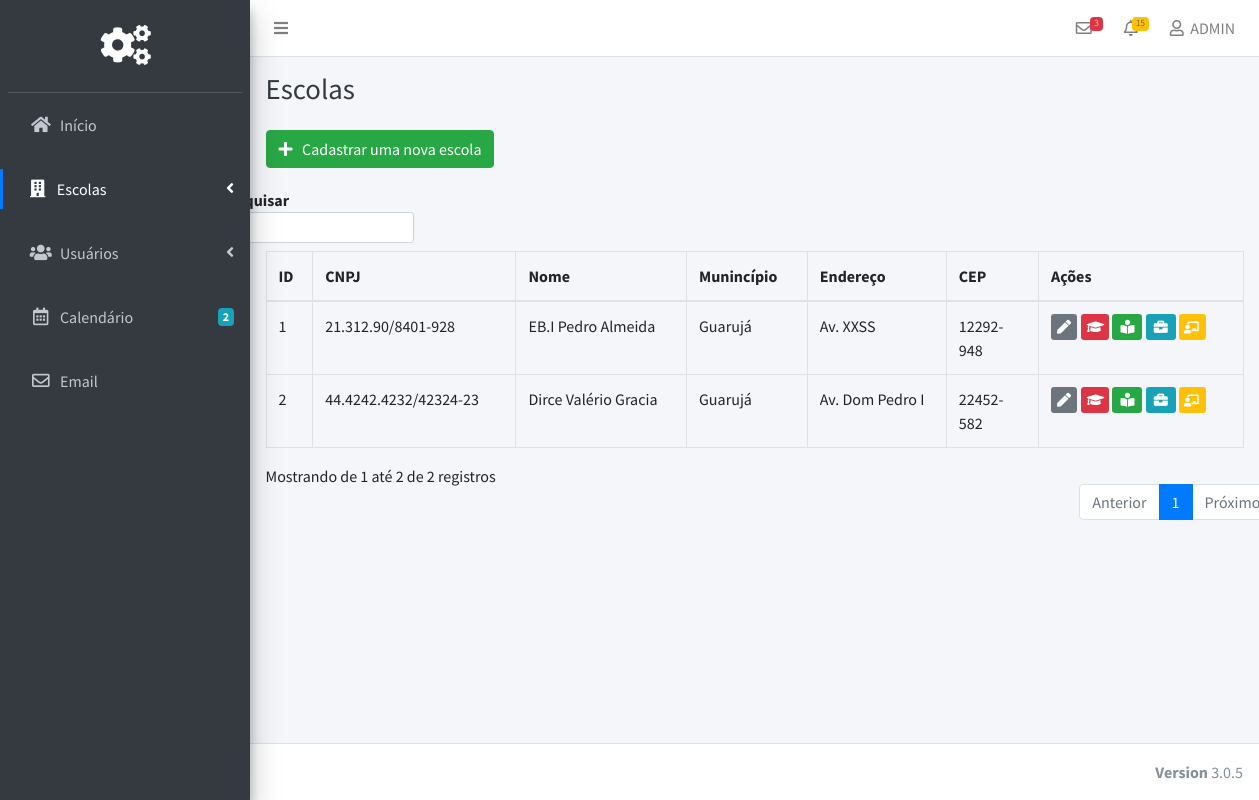
The app's page /Pages/Admin/escolas.php (signed in), older data.
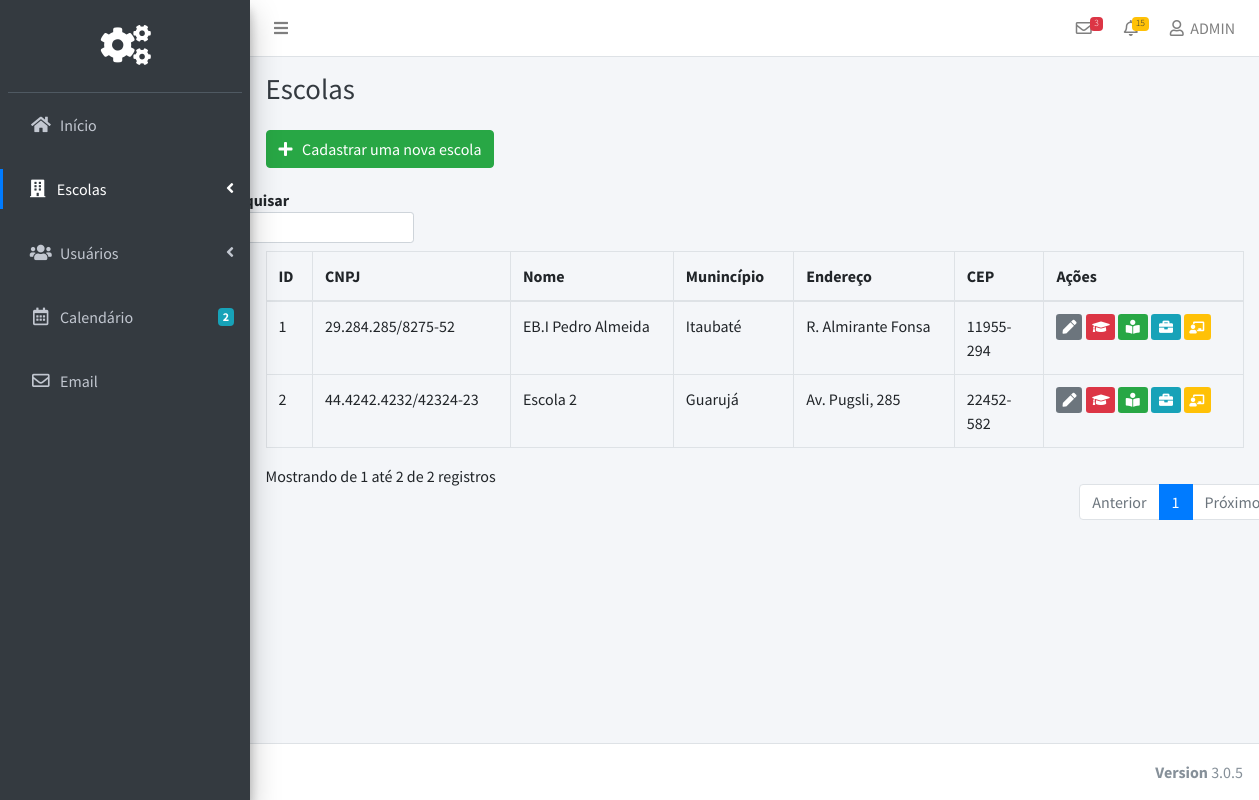
The same page, newer data.
### tables this page shows
CREATE TABLE `Escolas` (
  `Escola_Codigo` bigint(20) NOT NULL,
  `Escola_CNPJ` varchar(255) NOT NULL,
  `Escola_Nome` varchar(255) NOT NULL,
  `Escola_CEP` varchar(255) NOT NULL,
  `Escola_Munincipio` varchar(255) NOT NULL,
  `Escola_Endereco` varchar(255) NOT NULL
);

### src/Pages/Admin/escolas.php (the view, shortened to what this page needs)
<?php
include('../../Scripts/Database/Connection.php');
?>
<!DOCTYPE html>
<html>
<head>
  <link rel="stylesheet" href="../../plugins/fontawesome-free/css/all.min.css">
<link rel="stylesheet" href="../../assets/Admin/css/style.css">
  <link rel="stylesheet" href="https://code.ionicframework.com/ionicons/2.0.1/css/ionicons.min.css">
  <link rel="stylesheet" href="../../plugins/tempusdominus-bootstrap-4/css/tempusdominus-bootstrap-4.min.css">
  <link rel="stylesheet" href="../../plugins/icheck-bootstrap/icheck-bootstrap.min.css">
  <link rel="stylesheet" href="../../plugins/jqvmap/jqvmap.min.css">
  <link rel="stylesheet" href="../../plugins/toastr/toastr.min.css">
  <link rel="stylesheet" href="../../assets/Global/css/adminlte.min.css">
  <link rel="stylesheet" href="../../assets/Global/css/style.css">
  <link rel="stylesheet" href="../../plugins/overlayScrollbars/css/OverlayScrollbars.min.css">
  <link rel="stylesheet" href="../../plugins/daterangepicker/daterangepicker.css">
  <link rel="stylesheet" href="../../plugins/summernote/summernote-bs4.css">
</head>
<body class="hold-transition sidebar-mini layout-fixed">
<div class="wrapper">
  <nav class="main-header navbar navbar-expand navbar-white navbar-light">
    <ul class="navbar-nav">
      <li class="nav-item">
        <a class="nav-link" data-widget="pushmenu" href="#" role="button"><i class="fas fa-bars"></i></a>
      </li>
    </ul>
    <ul class="navbar-nav ml-auto">
      <li class="nav-item dropdown">
        <a class="nav-link" data-toggle="dropdown" href="#">
          <i class="far fa-envelope"></i>
          <span class="badge badge-danger navbar-badge">3</span>
        </a>
      </li>
      <li class="nav-item dropdown">
        <a class="nav-link" data-toggle="dropdown" href="#">
          <i class="far fa-bell"></i>
          <span class="badge badge-warning navbar-badge">15</span>
        </a>
      </li>
      <li class="nav-item dropdown">
        <a class="nav-link" data-toggle="dropdown" href="#">
          <i class="far fa-user"></i>&nbsp;
ADMIN        </a>
      </li>
    </ul>
  </nav>
  <aside class="main-sidebar sidebar-dark-primary elevation-4">
    <div class="sidebar">
      <div class="user-panel mt-3 pb-3 mb-3 d-flex">
        <div class="image">
        </div>
        <div class="pageLogo">
       <i class="fa fa-cogs"></i>
        </div>
      </div>
      <nav class="mt-2">
        <ul class="nav nav-pills nav-sidebar nav-legacy flex-column" data-widget="treeview" role="menu" data-accordion="false">
          <li class="nav-item ">
            <a href="home.php" class="nav-link">
              <i class="nav-icon fas fa-home"></i>
              <p>
                Início
              </p>
            </a>
          </li>
        <br>
          <li class="nav-item has-treeview">
            <a href="#" class="nav-link active">
              <i class="nav-icon fas fa-building"></i>
              <p>
                Escolas
                <i class="fas fa-angle-left right"></i>
              </p>
            </a>
          </li>
<br>
          <li class="nav-item has-treeview">
            <a href="#" class="nav-link">
              <i class="nav-icon fas fa-users"></i>
              <p>
                Usuários
                <i class="right fas fa-angle-left"></i>
              </p>
            </a>
          </li><br>
          <li class="nav-item">
            <a href="pages/calendar.html" class="nav-link">
              <i class="nav-icon far fa-calendar-alt"></i>
              <p>
                Calendário
                <span class="badge badge-info right">2</span>
              </p>
            </a>
          </li>
         <br>
          <li class="nav-item">
            <a href="#" class="nav-link">
              <i class="nav-icon far fa-envelope"></i>
              <p>
                Email
              </p>
            </a>
          </li>
        </ul>
      </nav>
    </div>
  </aside>
  <div class="content-wrapper">
    <div class="content-header">
      <div class="container-fluid">
        <div class="row mb-2">
          <div class="col-sm-6">
            <h1 class="m-0 text-dark">Escolas</h1>
          </div>
        </div>
      </div>
    </div>
    <section class="content">
      <div class="container-fluid">
        <button class="btn btn-success" type="button" name="button" data-toggle="modal" data-target="#RegistrarEscola"><i class="fa fa-plus"></i> &nbsp;  Cadastrar uma nova escola</button>
        <table class="table table-bordered display" id="tabela" width="100%" cellspacing="0">
          <form action="" id="myform">
        <thead>
         <tr>
           <th>ID</th>
      <th>CNPJ</th>
        <th>Nome</th>
        <th>Munincípio</th>
        <th>Endereço</th>
<th>CEP </th>
               <th>Ações</th>
      </tr>
        </thead>
      <tbody>
<?php
$result =  mysqli_query($conn,"SELECT * FROM Escolas");
while($row = mysqli_fetch_array($result))
{
echo "<tr>";
echo "<td>" . $row['Escola_Codigo'] . "</td>";
echo "<td>" . $row['Escola_CNPJ'] . "</td>";
echo "<td>" . $row['Escola_Nome'] . "</td>";
echo "<td>" . $row['Escola_Munincipio'] . "</td>";
echo "<td>" . $row['Escola_Endereco'] . "</td>";
echo "<td>" . $row['Escola_CEP'] . "</td>";
echo '<td><a class="btn-sm  btn-secondary btnEditar" id="editar" href="#"> <i class="fa fa-pen"></i>   </a>
&nbsp;
  <a class="btn-sm btn-danger btnProfessores" name="professores" href="#"><i class="fa fa-graduation-cap"></i></a>
  <a class="btn-sm btn-success btnAlunos" name="alunos" href="#"><i class="fa fa-book-reader"></i></a>
  <a class="btn-sm btn-info  btnFuncionarios" name="funcionarios" href="#"><i class="fa fa-briefcase"></i></a>
  <a class="btn-sm btn-warning text-white btnTurmas" name="turmas" href="#"><i class="fa fa-chalkboard-teacher"></i></a>
</td>';
echo "</tr>";
}
?>
      </tbody>
      </table>
      </div>
    </section>
  </div>
  <footer class="main-footer">
    <div class="float-right d-none d-sm-inline-block">
      <b>Version</b> 3.0.5
    </div>
  </footer>
</div>
</body>
</html>

### src/assets/Admin/css/style.css (style rules this page uses)
.btnEditar { margin-right: -2.5px; }
.fa-pen { font-size: 14px; margin-left: -2px; margin-right: -5px; }
.fa-graduation-cap { margin-left: -2px; margin-right: -3px; }
.fa-chalkboard-teacher { margin-left: -3px; margin-right: -1px; font-size: 12px; }

### src/assets/Global/css/style.css (style rules this page uses)
.pageLogo { color: #fff; font-size: 40px; margin-left: 80px; }

Row changes from the older to the newer data that the page shows:
changed escolas "EB.I Pedro Almeida": Escola_CNPJ "21.312.90/8401-928" → "29.284.285/8275-52"; Escola_Munincipio "Guarujá" → "Itaubaté"; Escola_Endereco "Av. XXSS" → "R. Almirante Fonsa"; Escola_CEP "12292-948" → "11955-294"
changed escolas "Guarujá": Escola_Nome "Dirce Valério Gracia" → "Escola 2"; Escola_Endereco "Av. Dom Pedro I" → "Av. Pugsli, 285"
